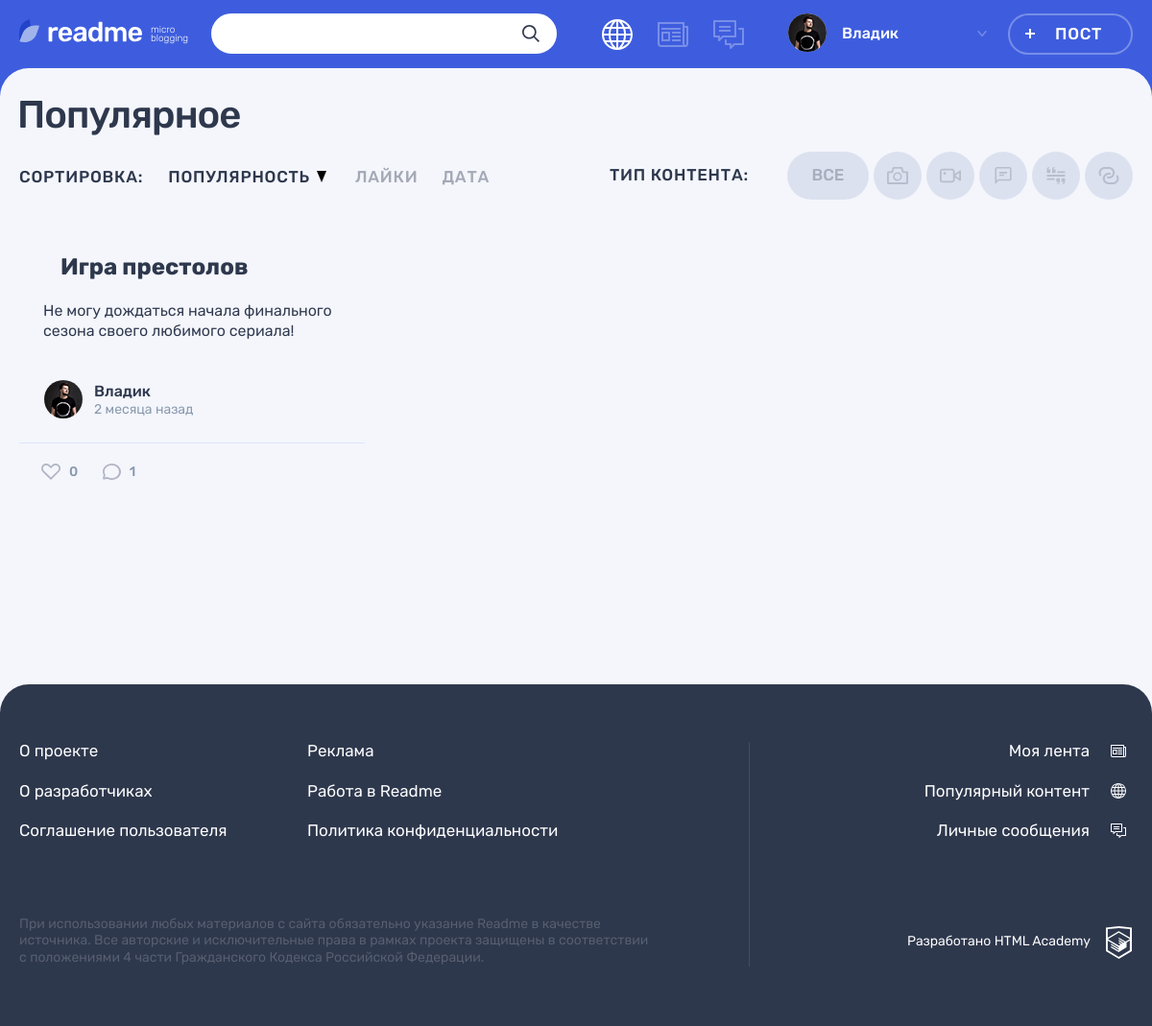
The app's page /popular.php?type_id=3 (signed in) with its own data.
### tables this page shows
CREATE TABLE posts
(
  id           INT AUTO_INCREMENT PRIMARY KEY,
  dt_add       TIMESTAMP DEFAULT CURRENT_TIMESTAMP,
  title        VARCHAR(255) NOT NULL,
  text_content TEXT,
  quote_author VARCHAR(255),
  image        VARCHAR(255),
  video        VARCHAR(255),
  link         VARCHAR(255),
  views_count  INT DEFAULT 0,
  user_id      INT          NOT NULL,
  type_id      INT          NOT NULL,
  author_id    INT,
  repost_id    INT
);

CREATE TABLE users
(
  id       INT AUTO_INCREMENT PRIMARY KEY,
  dt_add   TIMESTAMP DEFAULT CURRENT_TIMESTAMP,
  email    VARCHAR(128) NOT NULL UNIQUE,
  login    VARCHAR(64)  NOT NULL,
  password VARCHAR(255) NOT NULL,
  avatar   VARCHAR(255)
);

CREATE TABLE types
(
  id              INT AUTO_INCREMENT PRIMARY KEY,
  title           VARCHAR(32) NOT NULL,
  class_name VARCHAR(32) NOT NULL
);

### templates/main.php (the view, shortened to what the rows shown need)
<section class="page__main page__main--popular">
    <div class="container">
        <h1 class="page__title page__title--popular">Популярное</h1>
    </div>
    <div class="popular container">
        <div class="popular__filters-wrapper">
            <div class="popular__filters filters">
                <ul class="popular__filters-list filters__list">
                    <?php foreach ($types as $type): ?>
                        <li class="popular__filters-item filters__item">
                            <a class="filters__button filters__button--<?= $type['class_name']; ?> <?php if ($type_id === strval($type['id'])): ?>filters__button--active<?php endif; ?> button" href="popular.php?type_id=<?= $type['id']; ?>">
                                <svg class="filters__icon" width="22" height="18">
                                    <use xlink:href="#icon-filter-<?= $type['class_name']; ?>"></use>
                                </svg>
                            </a>
                        </li>
                    <?php endforeach; ?>
                </ul>
            </div>
        </div>
        <div class="popular__posts">
            <?php foreach ($posts as $key => $post): ?>
                <article class="popular__post post-<?= $post['class_name']; ?>">
                    <header class="post__header">
                        <h2>
                            <a href="/post.php?id=<?= $post['id']; ?>"><?= htmlspecialchars($post['title']) ?></a>
                        </h2>
                    </header>
                    <div class="post__main">
                        <?php if ($post['class_name'] === 'quote'): ?>
                            <blockquote>
                                <p><?= htmlspecialchars($post['text_content']) ?></p>
                                <cite><?= htmlspecialchars($post['quote_author']) ?></cite>
                            </blockquote>
                        <?php elseif ($post['class_name'] === 'photo'): ?>
                            <div class="post-photo__image-wrapper">
                                <img src="img/<?= htmlspecialchars($post['image']) ?>" alt="Фото от пользователя" width="360" height="240">
                            </div>
                        <?php elseif ($post['class_name'] === 'text'): ?>
                            <?php if (crop_text($post['text_content'])): ?>
                                <p><?= htmlspecialchars(crop_text($post['text_content'])) . '...' ?></p>
                                <a class="post-text__more-link" href="#">Читать далее</a>
                            <?php else: ?>
                                <p><?= htmlspecialchars($post['text_content']) ?></p>
                            <?php endif; ?>
                        <?php endif; ?>
                    </div>
                    <footer class="post__footer">
                        <div class="post__author">
                            <a class="post__author-link" href="profile.php?id=<?= $post['user_id'] ?>" title="Автор">
                                <div class="post__avatar-wrapper">
                                    <img class="post__author-avatar" src="<?= $post['avatar'] ?>" alt="Аватар пользователя">
                                </div>
                                <div class="post__info">
                                    <b class="post__author-name"><?= htmlspecialchars($post['login']) ?></b>
                                    <time class="post__time" datetime="<?= date_format(date_create($post['dt_add']), 'Y-m-d'); ?>" title="<?= date_format(date_create($post['dt_add']), 'd.m.Y H:i'); ?>">
                                        <?= print_date_diff($post['dt_add']); ?> назад
                                    </time>
                                </div>
                            </a>
                        </div>
                        <div class="post__indicators">
                            <div class="post__buttons">
                                <a class="post__indicator post__indicator--likes button <?= (in_array($post['id'], $liked_post_ids_by_session_user)) ? 'post__indicator--likes-active' : '' ?>"
                                   href="<?= $_SERVER['REQUEST_URI'] ?>&liked_post_id=<?= $post['id'] ?>"
                                   title="Лайк">
                                    <svg class="post__indicator-icon" width="20" height="17">
                                        <use xlink:href="#icon-heart"></use>
                                    </svg>
                                    <span><?= count_likes_of_post($con, $post['id']) ?></span>
                                </a>
                                <a class="post__indicator post__indicator--comments button" href="post.php?id=<?= $post['id'] ?>#last_comment" title="Комментарии">
                                    <svg class="post__indicator-icon" width="19" height="17">
                                        <use xlink:href="#icon-comment"></use>
                                    </svg>
                                    <span><?= count_comments_of_post($con, $post['id']) ?></span>
                                </a>
                            </div>
                        </div>
                    </footer>
                </article>
            <?php endforeach; ?>
        </div>
    </div>
</section>

### templates/layout.php (shortened to what the rows shown need)
<!DOCTYPE html>
<html lang="ru">
<head>
    <link rel="stylesheet" href="css/main.css">
</head>
<body class="page">
<header class="header">
    <div class="header__wrapper container">
        <div class="header__nav-wrapper">
            <nav class="header__nav">
                <ul class="header__user-nav">
                    <?php if (isset($user_name)): ?>
                        <li class="header__profile">
                            <a class="header__profile-link" href="#">
                                <div class="header__avatar-wrapper">
                                    <img class="header__profile-avatar" src="<?= $user_avatar ?>" alt="Аватар профиля">
                                </div>
                                <div class="header__profile-name">
                                <span>
                                    <?= $user_name ?>
                                </span>
                                    <svg class="header__link-arrow" width="10" height="6">
                                        <use xlink:href="#icon-arrow-right-ad"></use>
                                    </svg>
                                </div>
                            </a>
                        </li>
                        <li>
                            <a class="header__post-button button button--transparent" href="add.php">Пост</a>
                        </li>
                    <?php endif; ?>
                </ul>
            </nav>
        </div>
    </div>
</header>
<?= $main_content ?>
</body>
</html>

### records on screen
posts: user.avatar (picture), user.login "Владик", title "Игра престолов", text_content "Не могу дождаться начала финального сезона своего любимого сериала!", dt_add "2 месяца", id "0", id "1"

### other values on screen
$sort_type['title'] "ПОПУЛЯРНОСТЬ"
$sort_type['title'] "ЛАЙКИ"
$sort_type['title'] "ДАТА"
